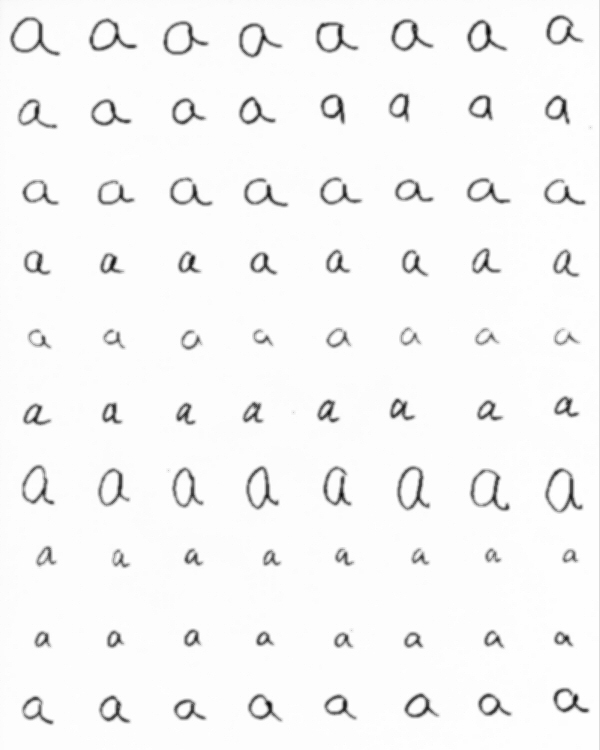
%> input picture a.jpg, 600 x 750 px
$ octave trail.m   (GNU Octave 9; MATLAB toolbox functions it lacks are replaced by stand-ins)
%> lines starting %> are read from the running program, lines starting %| are printed output that depends on the picture; in (x1, y1, x2, y2) boxes, pixels count from 0 and x2, y2 are one past the last pixel; in counts of white or black regions, pixels touching at a corner belong together; the program's own positions count from 1
% Reading the original image and turn it into a binary image using
% thresholding

im = imread('a.jpg');
%> im is the input picture: size 750x600 uint8; min 2, max 255, mean 245.9
figure(1);
imshow(im);

h = imhist(im);
%> h = 256 values, max 289702 at index 254, min 0 at index 1, mean 1757.8
figure(2);
plot(h(1:255));
title('Intensity Histogram');
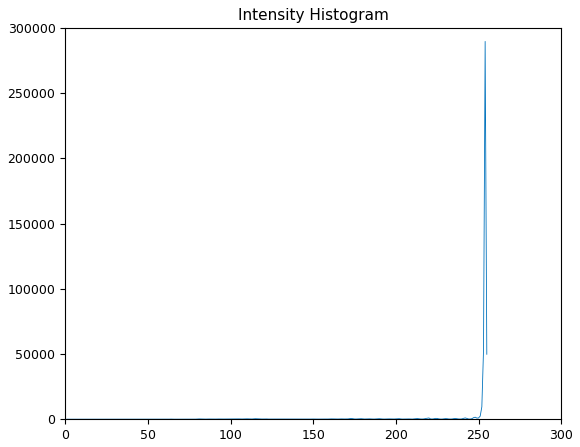
%> figure redrawn from the program's plot data; curve peaks at x = 254, y = 289702

% Get the binary image from the gray scale image
th = 235;
im2 = im;
% the character color value is 1
im2(im<th) = 1;
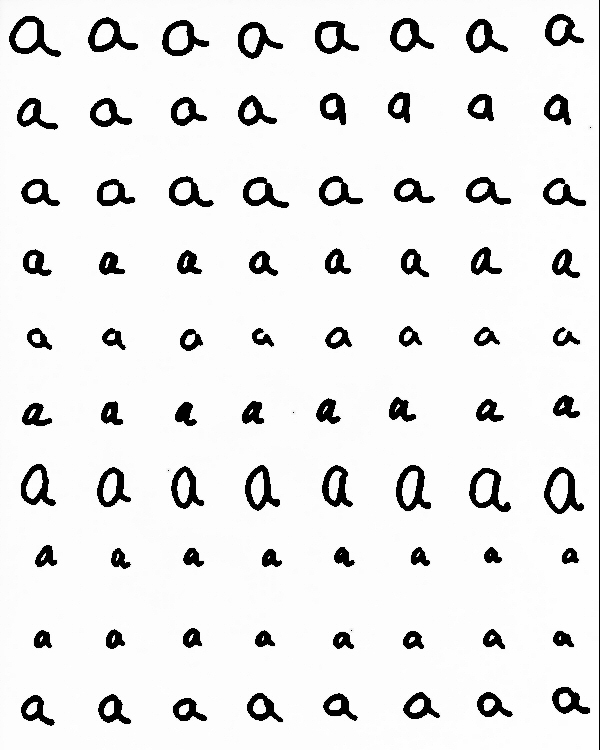
%> im2: size 750x600 uint8; 7.55% of pixels changed, all inside (x1, y1, x2, y2) = (9, 0, 600, 750)
% the background color value is 0
im2(im>=th) = 0;
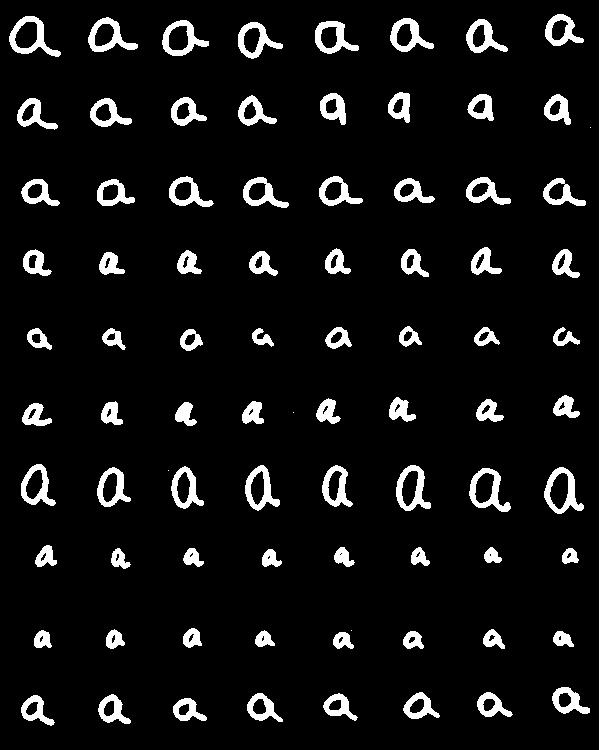
%> im2: size 750x600 uint8; values 0 (black) and 1 (white), 7.6% white; 85 white regions (4 under 20 px), largest, box (x1, y1, x2, y2) and area: (599, 0, 600, 750) 750, (9, 16, 61, 57) 719, (544, 467, 584, 514) 711

figure();
imagesc(im2);
colormap gray

$ run again, with d.jpg copied over a.jpg
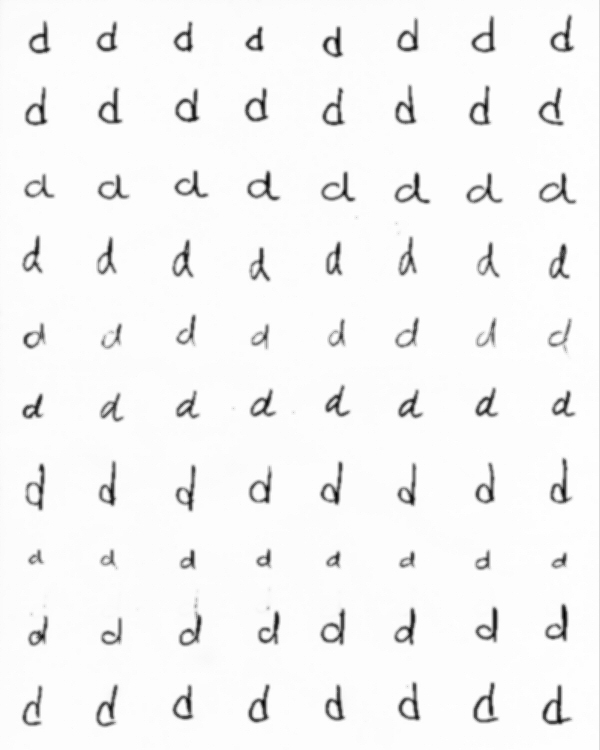
%> input picture d.jpg, 600 x 750 px
%> im is the input picture: size 750x600 uint8; min 0, max 255, mean 244.9
%> h = 256 values, max 237093 at index 254, min 0 at index 3, mean 1757.8
%> `title('Intensity Histogram');`:
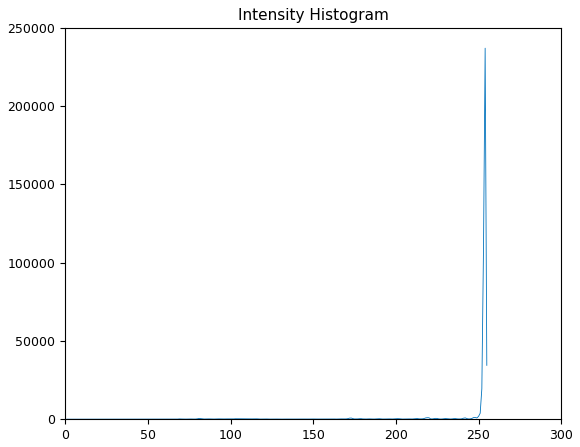
%> figure redrawn from the program's plot data; curve peaks at x = 254, y = 237093
%> `im2(im>=th) = 0;`:
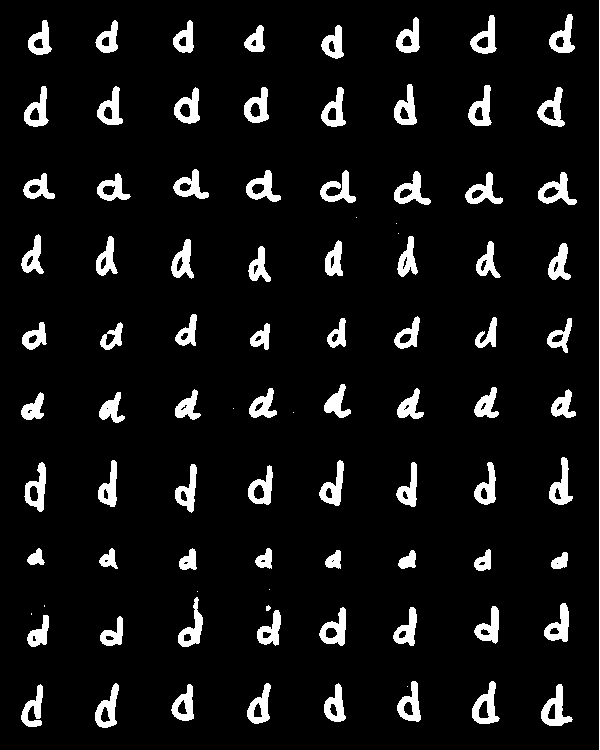
%> im2: size 750x600 uint8; values 0 (black) and 1 (white), 7.8% white; 92 white regions (10 under 20 px), largest, box (x1, y1, x2, y2) and area: (599, 0, 600, 750) 750, (541, 684, 573, 726) 594, (472, 681, 500, 724) 571

$ run again, with m.jpg copied over a.jpg
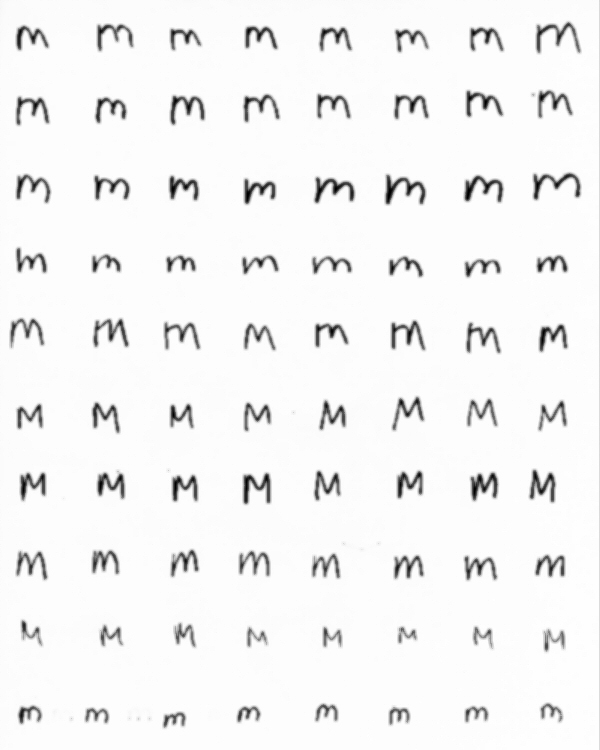
%> input picture m.jpg, 600 x 750 px
%> im is the input picture: size 750x600 uint8; min 0, max 255, mean 243.5
%> h = 256 values, max 268118 at index 254, min 6 at index 4, mean 1757.8
%> `im2(im<th) = 1;`:
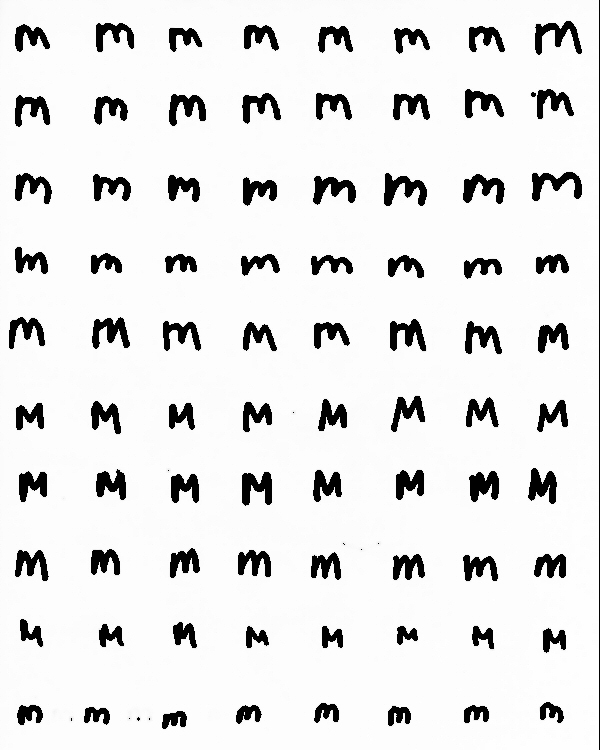
%> im2: size 750x600 uint8; 8.9% of pixels changed, all inside (x1, y1, x2, y2) = (9, 0, 600, 750)
%> `im2(im>=th) = 0;`:
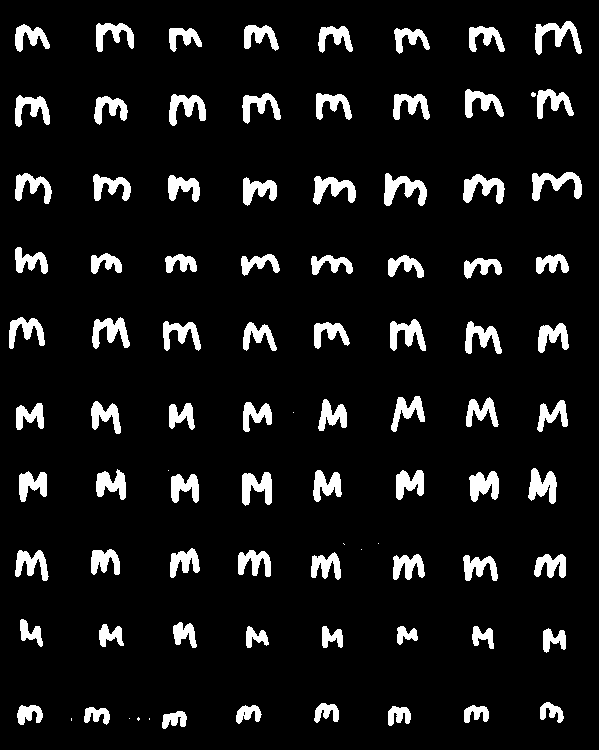
%> im2: size 750x600 uint8; values 0 (black) and 1 (white), 8.9% white; 91 white regions (9 under 20 px), largest, box (x1, y1, x2, y2) and area: (599, 0, 600, 750) 750, (384, 173, 427, 206) 721, (535, 21, 582, 55) 703

$ run again, with n.jpg copied over a.jpg
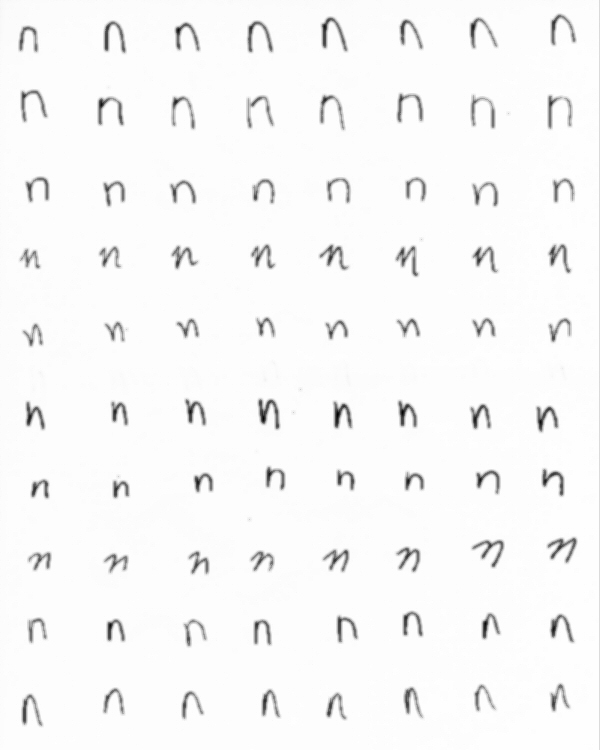
%> input picture n.jpg, 600 x 750 px
%> im is the input picture: size 750x600 uint8; min 0, max 255, mean 247.6
%> h = 256 values, max 292517 at index 254, min 0 at index 2, mean 1757.8
%> `im2(im<th) = 1;`:
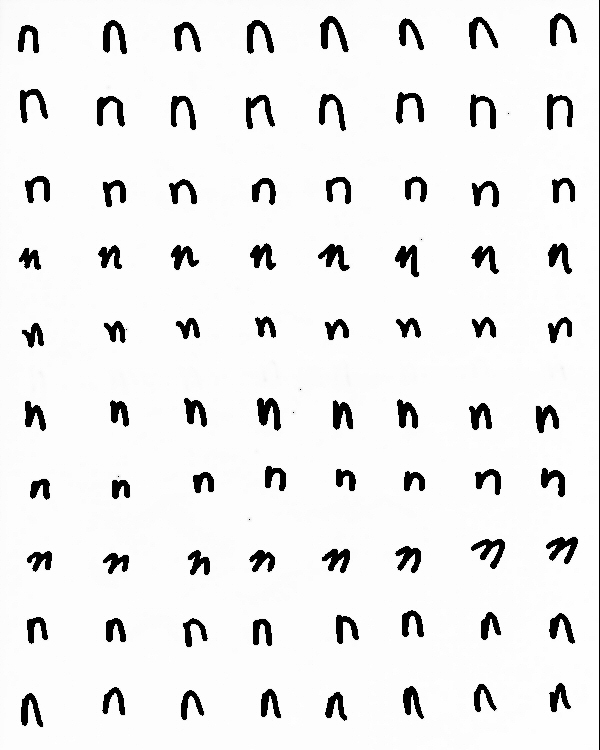
%> im2: size 750x600 uint8; 6.24% of pixels changed, all inside (x1, y1, x2, y2) = (18, 0, 600, 750)
%> `im2(im>=th) = 0;`:
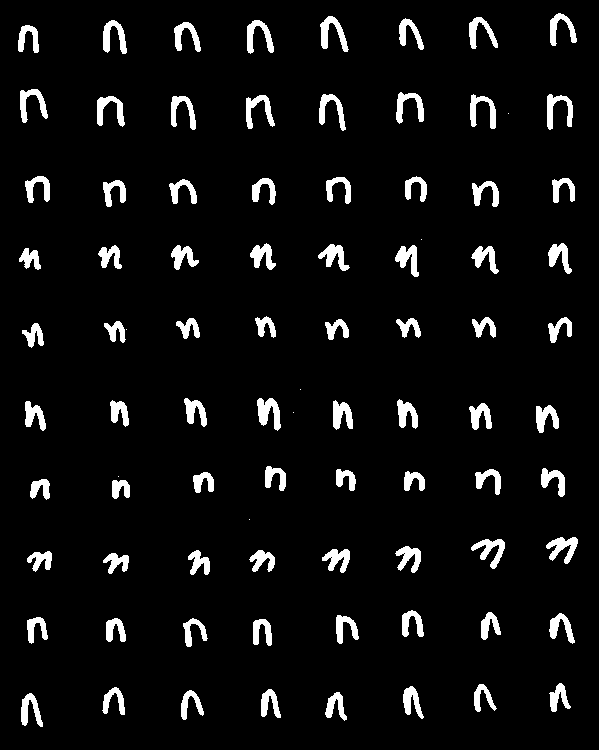
%> im2: size 750x600 uint8; values 0 (black) and 1 (white), 6.2% white; 88 white regions (7 under 20 px), largest, box (x1, y1, x2, y2) and area: (599, 0, 600, 750) 750, (257, 398, 281, 431) 466, (320, 16, 349, 52) 440
